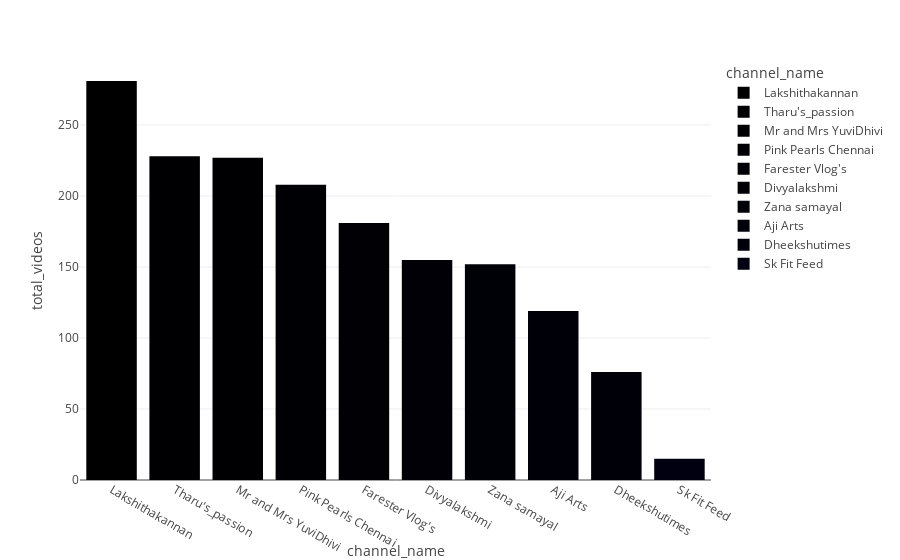

Source (notebook cell):
### Code cell
#question 2.
df = pd.read_sql_query("select total_videos,channel_name from channel order by total_videos desc",mydb)
#st.write(df)
fig = px.bar(df,x='channel_name',y='total_videos',orientation='v',color='channel_name')
st.plotly_chart(fig,use_container_width = True)
fig

### Figure 1 — Plotly figure (JSON) as saved in the notebook; plotly's stock layout.template omitted (floating-point values rounded to 4 significant figures)
{"data": [{"alignmentgroup": "True", "hovertemplate": "channel_name=%{x}<br>total_videos=%{y}<extra></extra>", "legendgroup": "Lakshithakannan", "marker": {"color": "#000001", "pattern": {"shape": ""}}, "name": "Lakshithakannan", "offsetgroup": "Lakshithakannan", "orientation": "v", "showlegend": true, "textposition": "auto", "type": "bar", "x": ["Lakshithakannan"], "xaxis": "x", "y": [281], "yaxis": "y"}, {"alignmentgroup": "True", "hovertemplate": "channel_name=%{x}<br>total_videos=%{y}<extra></extra>", "legendgroup": "Tharu's_passion", "marker": {"color": "#000002", "pattern": {"shape": ""}}, "name": "Tharu's_passion", "offsetgroup": "Tharu's_passion", "orientation": "v", "showlegend": true, "textposition": "auto", "type": "bar", "x": ["Tharu's_passion"], "xaxis": "x", "y": [228], "yaxis": "y"}, {"alignmentgroup": "True", "hovertemplate": "channel_name=%{x}<br>total_videos=%{y}<extra></extra>", "legendgroup": "Mr and Mrs YuviDhivi", "marker": {"color": "#000003", "pattern": {"shape": ""}}, "name": "Mr and Mrs YuviDhivi", "offsetgroup": "Mr and Mrs YuviDhivi", "orientation": "v", "showlegend": true, "textposition": "auto", "type": "bar", "x": ["Mr and Mrs YuviDhivi"], "xaxis": "x", "y": [227], "yaxis": "y"}, {"alignmentgroup": "True", "hovertemplate": "channel_name=%{x}<br>total_videos=%{y}<extra></extra>", "legendgroup": "Pink Pearls Chennai", "marker": {"color": "#000004", "pattern": {"shape": ""}}, "name": "Pink Pearls Chennai", "offsetgroup": "Pink Pearls Chennai", "orientation": "v", "showlegend": true, "textposition": "auto", "type": "bar", "x": ["Pink Pearls Chennai"], "xaxis": "x", "y": [208], "yaxis": "y"}, {"alignmentgroup": "True", "hovertemplate": "channel_name=%{x}<br>total_videos=%{y}<extra></extra>", "legendgroup": "Farester Vlog's", "marker": {"color": "#000005", "pattern": {"shape": ""}}, "name": "Farester Vlog's", "offsetgroup": "Farester Vlog's", "orientation": "v", "showlegend": true, "textposition": "auto", "type": "bar", "x": ["Farester Vlog's"], "xaxis": "x", "y": [181], "yaxis": "y"}, {"alignmentgroup": "True", "hovertemplate": "channel_name=%{x}<br>total_videos=%{y}<extra></extra>", "legendgroup": "Divyalakshmi", "marker": {"color": "#000006", "pattern": {"shape": ""}}, "name": "Divyalakshmi", "offsetgroup": "Divyalakshmi", "orientation": "v", "showlegend": true, "textposition": "auto", "type": "bar", "x": ["Divyalakshmi"], "xaxis": "x", "y": [155], "yaxis": "y"}, {"alignmentgroup": "True", "hovertemplate": "channel_name=%{x}<br>total_videos=%{y}<extra></extra>", "legendgroup": "Zana samayal", "marker": {"color": "#000007", "pattern": {"shape": ""}}, "name": "Zana samayal", "offsetgroup": "Zana samayal", "orientation": "v", "showlegend": true, "textposition": "auto", "type": "bar", "x": ["Zana samayal"], "xaxis": "x", "y": [152], "yaxis": "y"}, {"alignmentgroup": "True", "hovertemplate": "channel_name=%{x}<br>total_videos=%{y}<extra></extra>", "legendgroup": "Aji Arts", "marker": {"color": "#000008", "pattern": {"shape": ""}}, "name": "Aji Arts", "offsetgroup": "Aji Arts", "orientation": "v", "showlegend": true, "textposition": "auto", "type": "bar", "x": ["Aji Arts"], "xaxis": "x", "y": [119], "yaxis": "y"}, {"alignmentgroup": "True", "hovertemplate": "channel_name=%{x}<br>total_videos=%{y}<extra></extra>", "legendgroup": "Dheekshutimes", "marker": {"color": "#000009", "pattern": {"shape": ""}}, "name": "Dheekshutimes", "offsetgroup": "Dheekshutimes", "orientation": "v", "showlegend": true, "textposition": "auto", "type": "bar", "x": ["Dheekshutimes"], "xaxis": "x", "y": [76], "yaxis": "y"}, {"alignmentgroup": "True", "hovertemplate": "channel_name=%{x}<br>total_videos=%{y}<extra></extra>", "legendgroup": "Sk Fit Feed ", "marker": {"color": "#000010", "pattern": {"shape": ""}}, "name": "Sk Fit Feed ", "offsetgroup": "Sk Fit Feed ", "orientation": "v", "showlegend": true, "textposition": "auto", "type": "bar", "x": ["Sk Fit Feed "], "xaxis": "x", "y": [15], "yaxis": "y"}], "layout": {"barmode": "relative", "legend": {"title": {"text": "channel_name"}, "tracegroupgap": 0}, "margin": {"t": 60}, "xaxis": {"anchor": "y", "categoryarray": ["Lakshithakannan", "Tharu's_passion", "Mr and Mrs YuviDhivi", "Pink Pearls Chennai", "Farester Vlog's", "Divyalakshmi", "Zana samayal", "Aji Arts", "Dheekshutimes", "Sk Fit Feed "], "categoryorder": "array", "domain": [0, 1], "title": {"text": "channel_name"}}, "yaxis": {"anchor": "x", "domain": [0, 1], "title": {"text": "total_videos"}}}}
